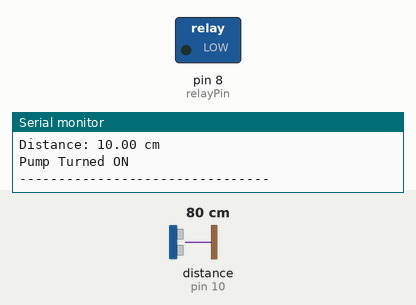
The sketch below on a simulated Arduino Uno, built with avr-gcc and run on an emulated ATmega328P. On the bench: switched loads named in the sketch (green lamp = pin HIGH), the last lines printed to the serial monitor. Wiring (inferred from the names in the program): ultrasonic range finder: trigger pin 9; echo pin 10. Inputs (shaded band) come from the test bench; at power-on: distance to the obstacle (sensor on pin 10) 80 cm. The echo pulse lasts 58.3 µs per cm; pins used as bus, display or sensor lines are not drawn.

Above: at 1.2 s.
1.3 s: distance to the obstacle (sensor on pin 10) set to 4 cm
3.4 s: distance to the obstacle (sensor on pin 10) set to 2 cm
At 5.3 s:
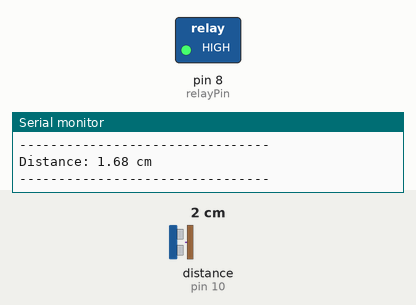
5.6 s: distance to the obstacle (sensor on pin 10) set to 9 cm
7.2 s: distance to the obstacle (sensor on pin 10) set to 12 cm
At 9.3 s:
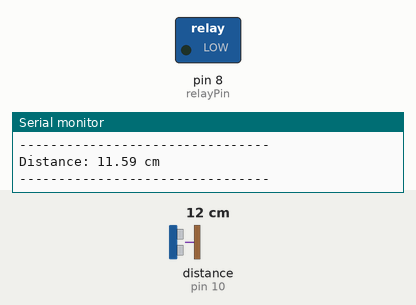
Timing chart, 0 to 10.4 s (numbered marks = the images above; inputs shaded):
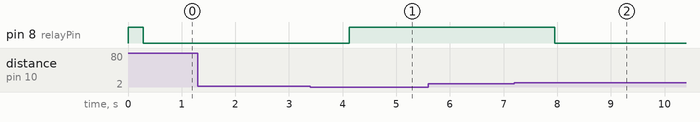

Measured:
- the behaviour switches between 3 and 2 cm on distance to the obstacle (sensor on pin 10) (found by bisection; images 0 and 1)
- the behaviour switches between 10 and 11 cm on distance to the obstacle (sensor on pin 10) (found by bisection; images 1 and 2)
- after the input at 3.4 s, pin 8 (relayPin): LOW → HIGH after 0.72 s
- after the input at 7.2 s, pin 8 (relayPin): HIGH → LOW after 0.75 s

The sketch:

water_level_monitoring.ino
```cpp
// ======================================================
// INTELLIGENT WATER LEVEL MONITORING & PUMP LOGIC SYSTEM
// HC-SR04 + RELAY + DC PUMP
// OPTIMIZED FOR 10 cm TANK
// ======================================================

#define trigPin 9
#define echoPin 10
#define relayPin 8

// ---------------- TANK SETTINGS ----------------
const float emptyLevel = 10.0; // Empty/low water distance
const float fullLevel = 2.0;   // Full water distance

// ---------------- RELAY SETTINGS ----------------
// Active LOW relay
#define PUMP_ON LOW
#define PUMP_OFF HIGH

float distance = 0;
float lastValidDistance = 10.0;
bool pumpState = false; // false = OFF, true = ON

// ------------------------------------------------
// FUNCTION TO READ HC-SR04 DISTANCE SAFELY
// ------------------------------------------------

float getDistance() {

  float total = 0;
  int validCount = 0;

  // Take 5 readings for stability
  for (int i = 0; i < 5; i++) {

    digitalWrite(trigPin, LOW);
    delayMicroseconds(5);

    digitalWrite(trigPin, HIGH);
    delayMicroseconds(10);

    digitalWrite(trigPin, LOW);

    unsigned long duration = pulseIn(echoPin, HIGH, 30000);

    float d = duration * 0.034 / 2;

    // Accept only valid distance
    if (d > 0 && d <= 20) {
      total += d;
      validCount++;
    }

    delay(50);
  }

  // If valid readings found, return average
  if (validCount > 0) {
    lastValidDistance = total / validCount;
    return lastValidDistance;
  }

  // If sensor misses, use previous valid value
  return lastValidDistance;
}

void setup() {

  pinMode(trigPin, OUTPUT);
  pinMode(echoPin, INPUT);
  pinMode(relayPin, OUTPUT);

  Serial.begin(9600);

  // Pump OFF initially
  digitalWrite(relayPin, PUMP_OFF);

  Serial.println("SMART WATER LEVEL SYSTEM STARTED");
  Serial.println("--------------------------------");
}

void loop() {

  distance = getDistance();

  Serial.print("Distance: ");
  Serial.print(distance);
  Serial.println(" cm");

  // LOW WATER / EMPTY TANK -> Pump ON
  if (distance >= emptyLevel && pumpState == false) {

    digitalWrite(relayPin, PUMP_ON);
    pumpState = true;

    Serial.println("Pump Turned ON");
  }

  // FULL WATER -> Pump OFF
  else if (distance <= fullLevel && pumpState == true) {

    digitalWrite(relayPin, PUMP_OFF);
    pumpState = false;

    Serial.println("Pump Turned OFF");
  }

  Serial.println("--------------------------------");

  delay(700);
}
```
